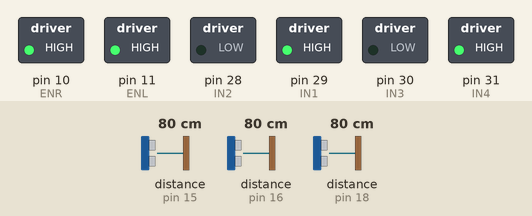
Recording of a sketch running on a simulated Arduino Mega 2560, built with avr-gcc and run on an emulated ATmega2560. Shown: switched loads named in the sketch (green lamp = pin HIGH). The test bench sets the inputs (shaded band); at power-on: distance to the obstacle (sensors on pin 15, pin 16, pin 18) 80 cm. The echo pulse lasts 58.3 µs per cm; what the sketch prints to the serial monitor is not drawn.

Above: at 0.22 s.
Timing chart, 0 to 1.9 s (numbered marks = the images above):
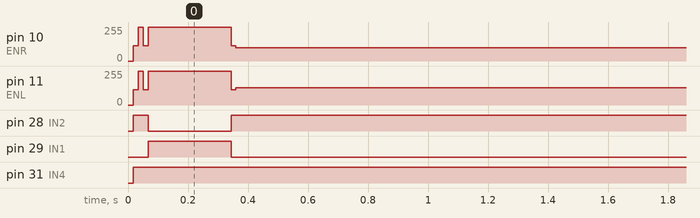

Measured:
- by itself, pin 10 (ENR): 0/255 → 255/255 at 0.02 s, → 100/255 0.33 s later
- by itself, pin 11 (ENL): 0/255 → 255/255 at 0.02 s, → 130/255 0.33 s later
- by itself, pin 28 (IN2): LOW → HIGH at 0.02 s, → LOW 0.05 s later, → HIGH 0.28 s later
- by itself, pin 29 (IN1): LOW → HIGH at 0.07 s, → LOW 0.28 s later
- by itself, pin 31 (IN4): LOW → HIGH at 0.02 s

The sketch:

mission_flag.ino
```cpp
#include <NewPing.h>
#include <Wire.h>
#include <LSM303.h>

#define THRESHOLD_ANGLE1 15
#define THRESHOLD_ANGLE2 7

#define motor_speed_offset 30
#define FTRIGGER_PIN 14
#define FECHO_PIN 15
#define LTRIGGER_PIN 17
#define LECHO_PIN 16
#define RTRIGGER_PIN 19
#define RECHO_PIN 18
#define MAX_DISTANCE 100
#define SONAR_NUM 3

#define IN1 29
#define IN2 28
#define ENR 10

#define IN3 30
#define IN4 31
#define ENL 11

#define NO_MISSION 14  // 미션의 갯수를 정의 , 직진, 회전, 직진, 회전 등등

bool mission_flag[NO_MISSION]= {0,-1,-1,-1,-1,-1,-1,-1,-1,-1,-1,-1,-1,-1};

int flag_runner = -1; // 0번 라인 following / 1번 Maze / 2번 장애물 회피

LSM303 compass;

float heading_angle = 0.0;
float in_heading_angle = 17.0;
float target_heading_angle = 90;
float heading_angle_error = 0.0;

NewPing sonar_front(FTRIGGER_PIN, FECHO_PIN, MAX_DISTANCE);
NewPing sonar_left(LTRIGGER_PIN, LECHO_PIN, MAX_DISTANCE);
NewPing sonar_right(RTRIGGER_PIN, RECHO_PIN, MAX_DISTANCE);

const int numReadings = 5;
float distance = 0.0;
float ldistance = 0.0;
float rdistance = 0.0;
int freadings[numReadings];  // 신호값을 읽는 배열을 지정. 배열의 크기는 위의 값으로 정함
int lreadings[numReadings];
int rreadings[numReadings];
int readIndex = 0;                 // 몇번째 신호인지를 표시하는 인덱스 변수
float ftotal = 0;                        // 합계 변수
float ltotal = 0;
float rtotal = 0;
float faverage = 0;                    // 평균값 변수
float laverage = 0;
float raverage = 0;
float UltrasonicSensorData[SONAR_NUM];
int mode=-1;
void read_ultrasonic_sensor(void)
{
  float distance = sonar_front.ping_cm();  // 센서입력값을 읽어온다
  float ldistance = sonar_left.ping_cm();
  float rdistance = sonar_right.ping_cm();
  ftotal -= freadings[readIndex];      // 가장 오래된 data를 합계에서 빼서 없앤다
  ltotal -= lreadings[readIndex];
  rtotal -= rreadings[readIndex];
  freadings[readIndex] = distance;
  lreadings[readIndex] = ldistance;
  rreadings[readIndex] = rdistance;// 센서입력값을 배열에 저장
  ftotal += freadings[readIndex];     // 읽은 값을 합계에 더한다
  ltotal += lreadings[readIndex];
  rtotal += rreadings[readIndex];
  readIndex++;                  // 신호값을 읽은 인덱스를 1 증가 시킨다.
  if (readIndex >= numReadings)
  {
    readIndex = 0;                              // 0으로 만들어 처음부터 다시 시작한다
  }
  faverage = ftotal / numReadings;    // 평균값을 구한다
  laverage = ltotal / numReadings;
  raverage = rtotal / numReadings;
  UltrasonicSensorData[0]=faverage;
  UltrasonicSensorData[1]=laverage;
  UltrasonicSensorData[2]=raverage;
}

void Sonar_Data_Display(int flag)
{
  char Sonar_data_display[40];
  if(flag==0) return;
  else
  {
    sprintf(Sonar_data_display,"F:");
    Serial.print(Sonar_data_display);
    Serial.print(UltrasonicSensorData[0]);
    Serial.print("B:");
    Serial.print(UltrasonicSensorData[1]);
    Serial.print("R:");
    Serial.print(UltrasonicSensorData[2]);
    Serial.print("L:");
    Serial.println(UltrasonicSensorData[3]);
  }
}

void setup()
{
    Serial.begin(9600);
    Wire.begin();
    compass.init();
    compass.enableDefault();

    compass.m_min = (LSM303::vector<int16_t>){-32767, -32767, -32767};
    compass.m_max = (LSM303::vector<int16_t>){+32767, +32767, +32767};
    pinMode(IN1, OUTPUT);
    pinMode(IN2, OUTPUT);
    pinMode(IN3, OUTPUT);
    pinMode(IN4, OUTPUT);
    pinMode(ENL, OUTPUT);
    pinMode(ENR, OUTPUT);
    for (int thisReading = 0; thisReading < numReadings; thisReading++)
    {
      freadings[thisReading] = 0;
      lreadings[thisReading] = 0;
      rreadings[thisReading] = 0;
    }
}

void motor_l(int speed)
{
    if (speed >= 0)
    {
        digitalWrite(IN1, LOW);
        digitalWrite(IN2, HIGH);
        analogWrite(ENL, speed); // 0-255
    }
    else
    {
        digitalWrite(IN1, HIGH);
        digitalWrite(IN2, LOW);
        analogWrite(ENL, -speed);
    }
}

void motor_r(int speed)
{
    if (speed >= 0)
    {
        digitalWrite(IN3, LOW);
        digitalWrite(IN4, HIGH);
        analogWrite(ENR, speed); // 0-255
    }
    else
    {
        digitalWrite(IN3, HIGH);
        digitalWrite(IN4, LOW);
        analogWrite(ENR, -speed);
    }
}

void robot_control(int left_motor_speed, int right_motor_speed)
{
    motor_l(left_motor_speed);
    motor_r(right_motor_speed);
}

void wall_following_l(int distance,int base_speed)
{
  int i;
  float kp=3.1;
  float kd=10;
  int l_speed=0;
  int r_speed=0;
  float error=0;
  float d_error=0;
  float error_old=0;
  float speed_control;
  int speed_control_max=15;
  read_ultrasonic_sensor();
  Sonar_Data_Display(0);
  error=UltrasonicSensorData[1]-distance;
  d_error=error-error_old;
  speed_control=kp*error+kd*d_error;
  if(speed_control>=speed_control_max) speed_control=speed_control_max;
  if(speed_control<= -speed_control_max) speed_control=-speed_control_max;
  l_speed=base_speed+speed_control;
  r_speed=base_speed-speed_control;
  error_old=error;

  Serial.print(error);
  Serial.print("  ");
  Serial.print(l_speed);
  Serial.print("  ");
  Serial.println(r_speed);
  robot_control(l_speed+motor_speed_offset,r_speed);
}


void wall_following_r(int distance,int base_speed)
{
  int i;
  float kp=3.1;
  float kd=10;
  int l_speed=0;
  int r_speed=0;
  float error=0;
  float d_error=0;
  float error_old=0;
  float speed_control;
  int speed_control_max=15;
  read_ultrasonic_sensor();
  Sonar_Data_Display(0);
  error=UltrasonicSensorData[2]-distance;
  d_error=error-error_old;
  speed_control=kp*error+kd*d_error;
  if(speed_control>=speed_control_max) speed_control=speed_control_max;
  if(speed_control<= -speed_control_max) speed_control=-speed_control_max;
  l_speed=base_speed-speed_control;
  r_speed=base_speed+speed_control;
  error_old=error;

  Serial.print(error);
  Serial.print("  ");
  Serial.print(l_speed);
  Serial.print("  ");
  Serial.println(r_speed);
  robot_control(l_speed+motor_speed_offset,r_speed);
}

void imu_rotation(void)
{
  bool flag=1;
  while(flag)
  {
    compass.read();
    float heading1 = compass.heading();
    compass.read();
    float heading2 = compass.heading();
    float heading = (heading1 + heading2)/2;

    heading = 360 - heading;

    Serial.println(heading);

    heading_angle_error = target_heading_angle - heading;

    if(heading_angle_error > 180)
    {
      heading_angle_error = heading_angle_error - 360;
    }
    else if(heading_angle_error < -180)
    {
      heading_angle_error = heading_angle_error + 360;
    }


    if(heading_angle_error > THRESHOLD_ANGLE1)
    {
      robot_control(-200,200);
    }
    else if((heading_angle_error >= -THRESHOLD_ANGLE2)&&(heading_angle_error <= THRESHOLD_ANGLE1))
    {
      robot_control(-30,30);
    }
    else if((heading_angle_error >= -THRESHOLD_ANGLE2)&&(heading_angle_error <= THRESHOLD_ANGLE2))
    {
      robot_control(0,0);
      flag=0;
    }
    else if((heading_angle_error >= -THRESHOLD_ANGLE1)&&(heading_angle_error <= THRESHOLD_ANGLE2))
    {
      robot_control(30,-30);
    }
    else
    {
      robot_control(200,200);
    }


    Serial.print("Heading Angle Error : ");
    Serial.print(heading_angle_error);
    Serial.print(" = ");
    Serial.print(target_heading_angle);
    Serial.print(" - ");
    Serial.println(heading);

  }
}

void loop()
{
  if(mission_flag[0]==0)
  {
    wall_following_r(6,100);
    read_ultrasonic_sensor();
    if(laverage>35)
    {
      mission_flag[0] = 1;
      mission_flag[1] = 0;
    }
  }
  if(mission_flag[1]==0)
  {
    robot_control(-255, 255);
    delay(260);            // 회전하는 시간// 오른쪽 회전
    mission_flag[1] = 1;
    mission_flag[2] = 0;
  }
  if(mission_flag[2]==0)
  {
    wall_following_r(6,100);
    read_ultrasonic_sensor();
    if((laverage>15)&&(raverage>15))
    {
      mission_flag[2] = 1;
      mission_flag[3] = 0;
    }
  }
  if(mission_flag[3]==0)
  {
    robot_control(100+motor_speed_offset,100);
    read_ultrasonic_sensor();
    if((laverage<15)&&(raverage<15))
    {
      mission_flag[3] = 1;
      mission_flag[4] = 0;
    }
  }
  if(mission_flag[4]==0)
  {
    wall_following_r(6,100);
    read_ultrasonic_sensor();
    if((raverage>35)&&(faverage<16))
    {
      mission_flag[4] = 1;
      mission_flag[5] = 0;
    }
  }
  if(mission_flag[5]==0)
  {
    robot_control(255, -255);
    delay(320);            // 회전하는 시간// 오른쪽 회전
    mission_flag[5] = 1;
    mission_flag[6] = 0;
  }
  if(mission_flag[6]==0)
  {
    wall_following_r(6,100);
    read_ultrasonic_sensor();
    if((faverage<=16)&&((laverage<=15)||(raverage<=15)))
    {
      mission_flag[6] = 1;
      mission_flag[7] = 0;
    }
  }
  if(mission_flag[7]==0)
  {
    robot_control(255, -255);
    delay(600);// 180도 회전(오른/왼쪽)
    mission_flag[7] = 1;
    mission_flag[8] = 0;
  }
  if(mission_flag[8]==0)
  {
    wall_following_r(6,70);
    read_ultrasonic_sensor();
    if(laverage>35)
    {
      mission_flag[8] = 1;
      mission_flag[9] = 0;
    }
  }
  if(mission_flag[9]==0)
  {
    robot_control(-255, 255);
    delay(255);// 180도 회전(오른/왼쪽)
    mission_flag[9] = 1;
    mission_flag[10] = 0;
  }
  if(mission_flag[10]==0)
  {
    wall_following_l(6,100);
    read_ultrasonic_sensor();
    if((laverage>15)&&(raverage>15))
    {
      mission_flag[10] = 1;
      mission_flag[11] = 0;
    }
  }
  if(mission_flag[11]==0)
  {
    robot_control(100+motor_speed_offset,100);
    read_ultrasonic_sensor();
    if((laverage<15)&&(raverage<15))
    {
      mission_flag[11] = 1;
      mission_flag[12] = 0;
    }
  }
  if(mission_flag[12]==0)
  {
    wall_following_r(6,70);
    read_ultrasonic_sensor();
    if((faverage<=16)&&((laverage>=35)||(raverage>=35)))
    {
      mission_flag[12] = 1;
      mission_flag[13] = 0;
    }
  }
  if(mission_flag[13]==0)
  {
    robot_control(-255, 255);
    delay(255);// 180도 회전(오른/왼쪽)
    mission_flag[13] = 1;
    mission_flag[14] = 0;
  }
  if(mission_flag[14]==0)
  {
    wall_following_r(6,200);
    read_ultrasonic_sensor();
  }
  else
  {
    robot_control(255,255);
  }

}
```
